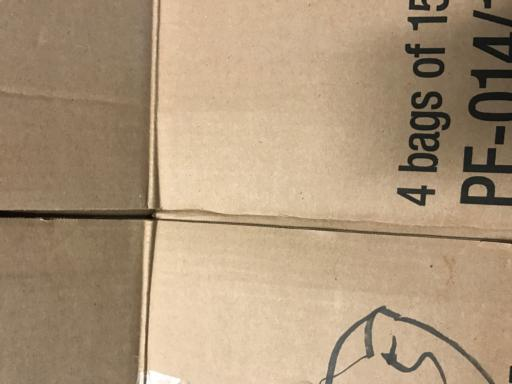
#> input picture data/raw/cardboard/074a90b7-3152-414c-80d8-52764ee8fef8.jpg, 512 x 384 px
$ python -i hand_crafted_feature_extraction.py   (imports and definitions only)
#> lines starting #> are read from the running program, lines starting #| are printed output that depends on the picture
import numpy as np
from skimage import color, filters
from skimage.feature import local_binary_pattern

def image_to_feature_flat(arr):
    """
    Flatten the image to 1D vector
    """
    return arr.flatten()

def image_to_feature_hist_grad(arr, bins=16):
    """
    features: RGB/HSV histograms + gradient stats
    """

    # RGB
    r = arr[:, :, 0].ravel()
    g = arr[:, :, 1].ravel()
    b = arr[:, :, 2].ravel()

    r_hist, _ = np.histogram(r, bins=bins, range=(0.0, 1.0), density=True)
    g_hist, _ = np.histogram(g, bins=bins, range=(0.0, 1.0), density=True)
    b_hist, _ = np.histogram(b, bins=bins, range=(0.0, 1.0), density=True)

    # HSV
    hsv = color.rgb2hsv(arr)
    h = hsv[:, :, 0].ravel()
    s = hsv[:, :, 1].ravel()
    v = hsv[:, :, 2].ravel()

    h_hist, _ = np.histogram(h, bins=bins, range=(0.0, 1.0), density=True)
    s_hist, _ = np.histogram(s, bins=bins, range=(0.0, 1.0), density=True)
    v_hist, _ = np.histogram(v, bins=bins, range=(0.0, 1.0), density=True)

    # Gradient magnitude
    gray = color.rgb2gray(arr)
    grad = filters.sobel(gray)
    grad_mean = np.mean(grad)
    grad_std = np.std(grad)

    # Concatenate: RGB + HSV + gradient stats
    feature = np.concatenate(
        [r_hist, g_hist, b_hist, h_hist, s_hist, v_hist, [grad_mean, grad_std]]
    )
    return feature  # (98 if bins=16)

def image_to_feature_advanced(arr, bins=16):
    """
    features: RGB/HSV histograms + gradient stats + LBP
    """
#> called with bins = 16

    # RGB
    r = arr[:, :, 0].ravel()
    g = arr[:, :, 1].ravel()
    b = arr[:, :, 2].ravel()
    r_hist, _ = np.histogram(r, bins=bins, range=(0.0, 1.0), density=True)
#> r_hist = [nan, nan, nan, nan, nan, nan, nan, nan, nan, nan, nan, nan, nan, nan, nan, nan]
    g_hist, _ = np.histogram(g, bins=bins, range=(0.0, 1.0), density=True)
#> g_hist has the same summary as r_hist
    b_hist, _ = np.histogram(b, bins=bins, range=(0.0, 1.0), density=True)
#> b_hist = [11.91, 0, 0, 0, 0, 0, 0, 0, 0, 0, 0, 0, 0, 0, 0, 4.09]

    # HSV
    hsv = color.rgb2hsv(arr)
#> hsv: shape (384, 512, 3) float64; mean of channels 0, 1, 2 0.0946, 0.301, 0.678
    h = hsv[:, :, 0].ravel()
    s = hsv[:, :, 1].ravel()
    v = hsv[:, :, 2].ravel()
    h_hist, _ = np.histogram(h, bins=bins, range=(0.0, 1.0), density=True)
#> h_hist = [0.0479, 15.64, 0.181, 0.0549, 0.0129, 0.00667, 0.0112, 0.00806, 0.00944, 0.00553, 0.00439, 0.00252, 0.00301, 0.00236, 0.00431, 0.00757]
    s_hist, _ = np.histogram(s, bins=bins, range=(0.0, 1.0), density=True)
#> s_hist = [0.0462, 0.0843, 0.173, 2.25, 7.12, 5.58, 0.402, 0.129, 0.0943, 0.0456, 0.0283, 0.0174, 0.0102, 0.00749, 0.00334, 0.00732]
    v_hist, _ = np.histogram(v, bins=bins, range=(0.0, 1.0), density=True)
#> v_hist = [0.00627, 0.222, 0.255, 0.0975, 0.0728, 0.167, 0.339, 0.659, 2.66, 2.29, 0.614, 1.69, 2.08, 2.9, 1.82, 0.132]

    # Gradient stats
    gray = color.rgb2gray(arr)
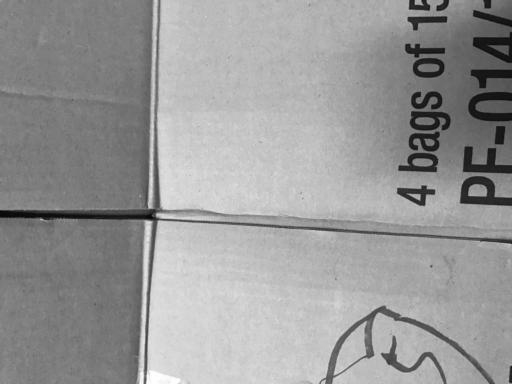
#> gray: shape (384, 512) float64; min 0.0156, max 1, mean 0.6
    grad = filters.sobel(gray)
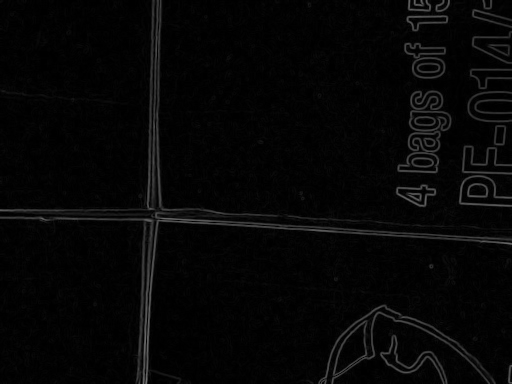
#> grad: shape (384, 512) float64; min 0, max 0.448, mean 0.0253
    grad_mean = np.mean(grad)
#> grad_mean = 0.0253
    grad_std = np.std(grad)
#> grad_std = 0.0497

    # LBP texture only
    lbp = local_binary_pattern(gray, P=8, R=1, method='uniform')
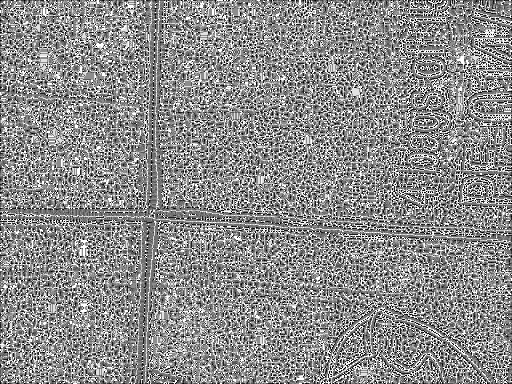
#> lbp: shape (384, 512) float64; min 0, max 9, mean 4.95; drawn with min black and max white
    lbp_hist, _ = np.histogram(lbp.ravel(), bins=np.arange(0, 60), density=True)
#> lbp_hist = 59 values, max 0.181 at index 5, min 0 at index 10, mean 0.0169

    # Concat: 48(RGB)+48(HSV)+2(grad)+59(LBP) = 157 dims ✓
    feature = np.concatenate([
        r_hist, g_hist, b_hist,
        h_hist, s_hist, v_hist,
        [grad_mean, grad_std],
        lbp_hist
    ])

    return feature

>>> import cv2
>>> picture = cv2.cvtColor(cv2.imread('../data/raw/cardboard/074a90b7-3152-414c-80d8-52764ee8fef8.jpg'), cv2.COLOR_BGR2RGB)
>>> result = image_to_feature_advanced(picture)

$ run again, on data/raw/cardboard/087cd7d6-6b80-4a68-b9d5-5a40a70ebe04.jpg
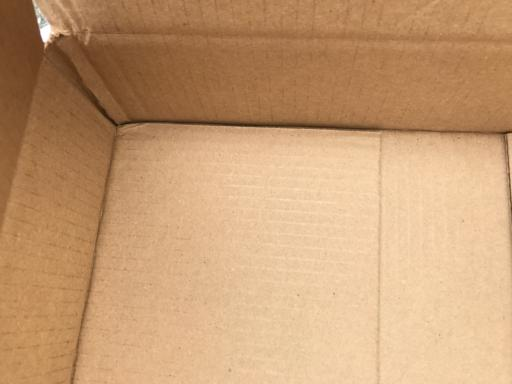
#> input picture data/raw/cardboard/087cd7d6-6b80-4a68-b9d5-5a40a70ebe04.jpg, 512 x 384 px
#> r_hist = [nan, nan, nan, nan, nan, nan, nan, nan, nan, nan, nan, nan, nan, nan, nan, nan]
#> g_hist has the same summary as r_hist
#> b_hist = [14.12, 0, 0, 0, 0, 0, 0, 0, 0, 0, 0, 0, 0, 0, 0, 1.88]
#> hsv: shape (384, 512, 3) float64; mean of channels 0, 1, 2 0.0826, 0.44, 0.78
#> h_hist = [0.0118, 15.98, 0.0022, 0.00122, 0.000814, 0.000895, 0.000895, 0.000244, 0.000407, 0.000163, 0, 0.000326, 0.000488, 0.00203, 0, 0.000326]
#> s_hist = [0.0114, 0.007, 0.00537, 0.00496, 3.04, 3.43, 1.79, 0.803, 4.41, 1.73, 0.654, 0.0797, 0.0175, 0.00781, 0.00334, 0.00187]
#> v_hist = [0, 0, 0.000488, 0.00903, 0.0321, 0.0583, 0.238, 0.557, 0.775, 1.04, 1.85, 2.25, 1.34, 1.47, 3.79, 2.59]
#> in image_to_feature_advanced, `grad = filters.sobel(gray)`:
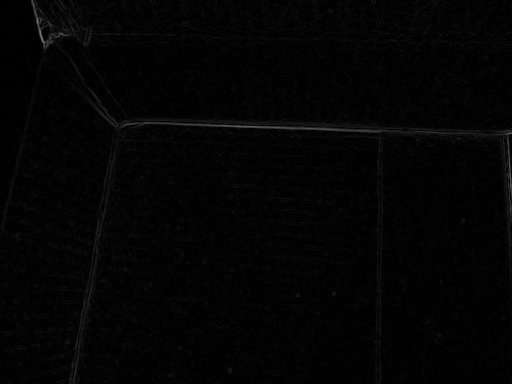
#> grad: shape (384, 512) float64; min 0, max 0.459, mean 0.016
#> grad_mean = 0.016
#> grad_std = 0.0207
#> in image_to_feature_advanced, `lbp = local_binary_pattern(gray, P=8, R=1, method='uniform')`:
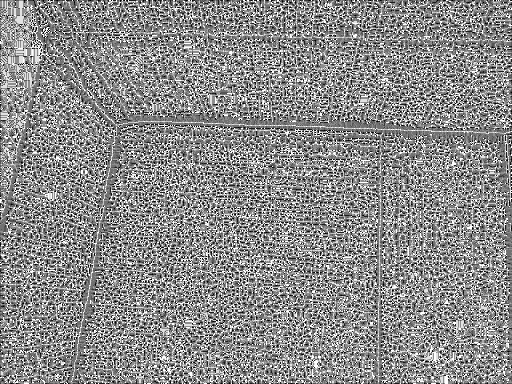
#> lbp: shape (384, 512) float64; min 0, max 9, mean 4.93; drawn with min black and max white
#> lbp_hist = 59 values, max 0.187 at index 5, min 0 at index 10, mean 0.0169

$ run again, on data/raw/cardboard/1a84775a-6eac-4669-87e5-44c77c9a4d17.jpg
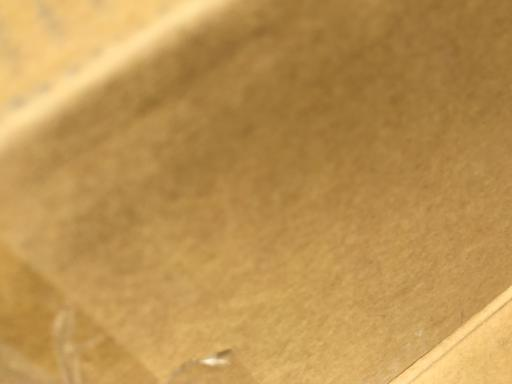
#> input picture data/raw/cardboard/1a84775a-6eac-4669-87e5-44c77c9a4d17.jpg, 512 x 384 px
#> r_hist = [nan, nan, nan, nan, nan, nan, nan, nan, nan, nan, nan, nan, nan, nan, nan, nan]
#> g_hist has the same summary as r_hist
#> b_hist has the same summary as r_hist
#> hsv: shape (384, 512, 3) float64; mean of channels 0, 1, 2 0.101, 0.569, 0.742
#> h_hist = [0, 16, 8.14e-05, 0, 0, 0, 0, 0, 0, 0, 0, 0, 0, 0, 0, 0]
#> s_hist = [0, 0, 0, 0.00155, 0.00301, 0.0434, 0.535, 1.26, 4.42, 7.04, 2.69, 0, 0, 0, 0, 0]
#> v_hist = [0, 0, 0, 0, 0, 0, 0, 0, 0, 1.74, 3.58, 3.9, 3.85, 1.1, 0.728, 1.11]
#> in image_to_feature_advanced, `grad = filters.sobel(gray)`:
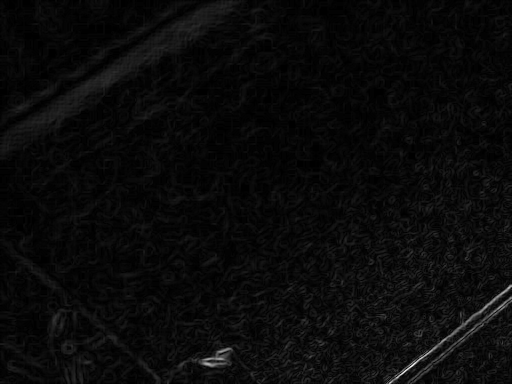
#> grad: shape (384, 512) float64; min 0, max 0.21, mean 0.00849; drawn with min black and max white
#> grad_mean = 0.00849
#> grad_std = 0.00848
#> in image_to_feature_advanced, `lbp = local_binary_pattern(gray, P=8, R=1, method='uniform')`:
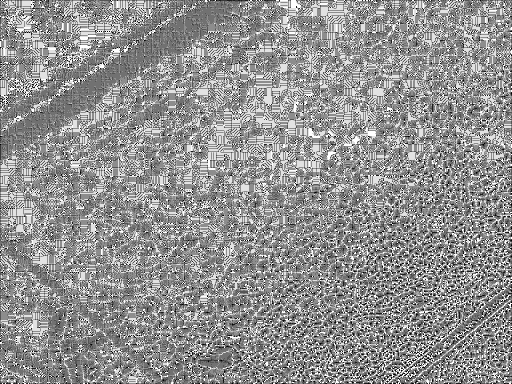
#> lbp: shape (384, 512) float64; min 0, max 9, mean 5.16; drawn with min black and max white
#> lbp_hist = 59 values, max 0.274 at index 5, min 0 at index 10, mean 0.0169
